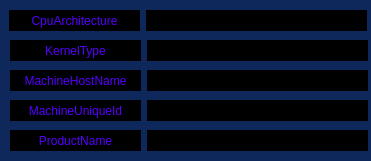
   <widget class="QGroupBox" name="groupBox_7">
    <property name="enabled">
     <bool>true</bool>
    </property>
    <property name="geometry">
     <rect>
      <x>676</x>
      <y>369</y>
      <width>371</width>
      <height>161</height>
     </rect>
    </property>
    <property name="autoFillBackground">
     <bool>false</bool>
    </property>
    <property name="styleSheet">
     <string notr="true">background-color: rgb(14, 40, 91);
border-color: rgb(14, 40, 91);
border:none;
</string>
    </property>
    <property name="title">
     <string/>
    </property>
    <property name="flat">
     <bool>false</bool>
    </property>
    <property name="checkable">
     <bool>false</bool>
    </property>
    <widget class="QLabel" name="label_16">
     <property name="geometry">
      <rect>
       <x>146</x>
       <y>10</y>
       <width>221</width>
       <height>21</height>
      </rect>
     </property>
     <property name="styleSheet">
      <string notr="true">color: rgb(0, 255, 255);
font: 10pt &quot;Arial&quot;;
background-color: rgb(0, 0, 0);
</string>
     </property>
     <property name="text">
      <string/>
     </property>
     <property name="alignment">
      <set>Qt::AlignCenter</set>
     </property>
    </widget>
    <widget class="QLabel" name="label_27">
     <property name="geometry">
      <rect>
       <x>147</x>
       <y>40</y>
       <width>221</width>
       <height>21</height>
      </rect>
     </property>
     <property name="styleSheet">
      <string notr="true">color: rgb(0, 255, 255);
font: 10pt &quot;Arial&quot;;
background-color: rgb(0, 0, 0);
</string>
     </property>
     <property name="text">
      <string/>
     </property>
     <property name="alignment">
      <set>Qt::AlignCenter</set>
     </property>
    </widget>
    <widget class="QLabel" name="label_28">
     <property name="geometry">
      <rect>
       <x>147</x>
       <y>70</y>
       <width>221</width>
       <height>21</height>
      </rect>
     </property>
     <property name="styleSheet">
      <string notr="true">color: rgb(0, 255, 255);
font: 10pt &quot;Arial&quot;;
background-color: rgb(0, 0, 0);
</string>
     </property>
     <property name="text">
      <string/>
     </property>
     <property name="alignment">
      <set>Qt::AlignCenter</set>
     </property>
    </widget>
    <widget class="QLabel" name="label_29">
     <property name="geometry">
      <rect>
       <x>147</x>
       <y>100</y>
       <width>221</width>
       <height>21</height>
      </rect>
     </property>
     <property name="styleSheet">
      <string notr="true">color: rgb(0, 255, 255);
font: 10pt &quot;Arial&quot;;
background-color: rgb(0, 0, 0);
</string>
     </property>
     <property name="text">
      <string/>
     </property>
     <property name="alignment">
      <set>Qt::AlignCenter</set>
     </property>
    </widget>
    <widget class="QLabel" name="label_30">
     <property name="geometry">
      <rect>
       <x>147</x>
       <y>130</y>
       <width>221</width>
       <height>21</height>
      </rect>
     </property>
     <property name="styleSheet">
      <string notr="true">color: rgb(0, 255, 255);
font: 10pt &quot;Arial&quot;;
background-color: rgb(0, 0, 0);
</string>
     </property>
     <property name="text">
      <string/>
     </property>
     <property name="alignment">
      <set>Qt::AlignCenter</set>
     </property>
    </widget>
    <widget class="QLabel" name="label_31">
     <property name="geometry">
      <rect>
       <x>9</x>
       <y>10</y>
       <width>131</width>
       <height>21</height>
      </rect>
     </property>
     <property name="styleSheet">
      <string notr="true">color: rgb(85, 0, 255);
font: 9pt &quot;Arial&quot;;
background-color: rgb(0, 0, 0);
</string>
     </property>
     <property name="text">
      <string>CpuArchitecture</string>
     </property>
     <property name="alignment">
      <set>Qt::AlignCenter</set>
     </property>
    </widget>
    <widget class="QLabel" name="label_32">
     <property name="geometry">
      <rect>
       <x>10</x>
       <y>40</y>
       <width>131</width>
       <height>21</height>
      </rect>
     </property>
     <property name="styleSheet">
      <string notr="true">color: rgb(85, 0, 255);
font: 9pt &quot;Arial&quot;;
background-color: rgb(0, 0, 0);
</string>
     </property>
     <property name="text">
      <string>KernelType</string>
     </property>
     <property name="alignment">
      <set>Qt::AlignCenter</set>
     </property>
    </widget>
    <widget class="QLabel" name="label_33">
     <property name="geometry">
      <rect>
       <x>10</x>
       <y>70</y>
       <width>131</width>
       <height>21</height>
      </rect>
     </property>
     <property name="styleSheet">
      <string notr="true">color: rgb(85, 0, 255);
font: 9pt &quot;Arial&quot;;
background-color: rgb(0, 0, 0);
</string>
     </property>
     <property name="text">
      <string>MachineHostName</string>
     </property>
     <property name="alignment">
      <set>Qt::AlignCenter</set>
     </property>
    </widget>
    <widget class="QLabel" name="label_34">
     <property name="geometry">
      <rect>
       <x>10</x>
       <y>100</y>
       <width>131</width>
       <height>21</height>
      </rect>
     </property>
     <property name="styleSheet">
      <string notr="true">color: rgb(85, 0, 255);
font: 9pt &quot;Arial&quot;;
background-color: rgb(0, 0, 0);
</string>
     </property>
     <property name="text">
      <string>MachineUniqueId</string>
     </property>
     <property name="alignment">
      <set>Qt::AlignCenter</set>
     </property>
    </widget>
    <widget class="QLabel" name="label_35">
     <property name="geometry">
      <rect>
       <x>10</x>
       <y>130</y>
       <width>131</width>
       <height>21</height>
      </rect>
     </property>
     <property name="styleSheet">
      <string notr="true">color: rgb(85, 0, 255);
font: 9pt &quot;Arial&quot;;
background-color: rgb(0, 0, 0);
</string>
     </property>
     <property name="text">
      <string>ProductName</string>
     </property>
     <property name="alignment">
      <set>Qt::AlignCenter</set>
     </property>
    </widget>
   </widget>
